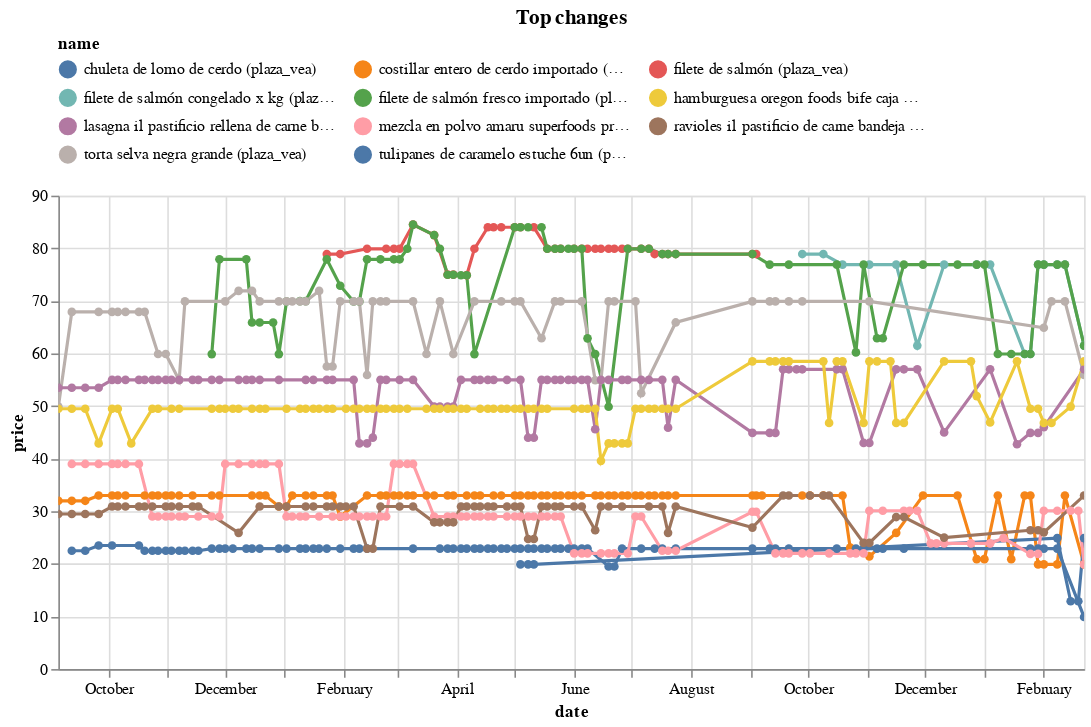

Notebook code for this chart:
### Code cell
top_changes_abs.head(10).pipe(plot_changes, 'Top changes')

### Figure 1 — Vega-Lite specification as saved in the notebook (floating-point values rounded to 4 significant figures; data arrays with more than 128 entries replaced by an {"elided": "..."} marker saying what was removed)
{"config": {"view": {"continuousWidth": 300, "continuousHeight": 300}, "legend": {"columns": 3, "orient": "top"}}, "data": {"name": "data-0678345ceb64bf4e46be31736e7e465d"}, "mark": {"type": "line", "point": true}, "encoding": {"color": {"field": "name", "scale": {"domain": ["chuleta de lomo de cerdo (plaza_vea)", "costillar entero de cerdo importado (plaza_vea)", "filete de salmón (plaza_vea)", "filete de salmón congelado x kg (plaza_vea)", "filete de salmón fresco importado (plaza_vea)", "hamburguesa oregon foods bife caja 4un (plaza_vea)", "lasagna il pastificio rellena de carne bandeja 1kg (plaza_vea)", "mezcla en polvo amaru superfoods protein pancake de lúcuma caja 350g (plaza_vea)", "ravioles il pastificio de carne bandeja 500g (plaza_vea)", "torta selva negra grande (plaza_vea)", "tulipanes de caramelo estuche 6un (plaza_vea)"]}, "type": "nominal"}, "tooltip": [{"field": "name", "type": "nominal"}, {"field": "price", "type": "quantitative"}, {"field": "last_price", "type": "quantitative"}], "x": {"field": "date", "type": "temporal"}, "y": {"field": "price", "type": "quantitative"}}, "params": [{"name": "param_7", "select": {"type": "point", "fields": ["name"]}, "bind": "legend"}, {"name": "param_8", "select": {"type": "interval", "encodings": ["x", "y"]}, "bind": "scales"}], "title": "Top changes", "transform": [{"filter": {"param": "param_7"}}], "width": 650, "$schema": "https://vega.github.io/schema/vega-lite/v5.16.3.json", "datasets": {"data-0678345ceb64bf4e46be31736e7e465d": {"elided": "714 records"}}}
